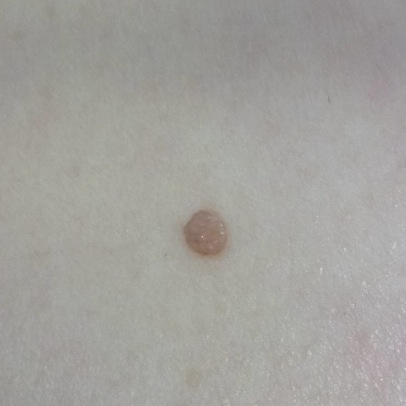
#> input picture data/low_risk_10.jpg, 406 x 406 px
$ python -i main.py   (imports and definitions only)
#> lines starting #> are read from the running program, lines starting #| are printed output that depends on the picture
# -*- coding: utf-8 -*-
"""
Created on Wed Nov  6 16:56:26 2019

@author: Gianluca
"""


import numpy as np
import math
import matplotlib.cm as cm
from sklearn.cluster import KMeans
from sklearn.cluster import DBSCAN
import matplotlib.pyplot as plt
import matplotlib.image as im

# [11 lines left out: function quant_image, not called in this run]


def median_filter(img, size): #the filter is applied only where it perfectly fits, no padding is used (border will not be filtered because it should contain mole pixel)
    N1, N2=img.shape
    radius=int(size/2)
    filtered_image=np.ones([N1, N2])
    for i in range(N1):
        for j in range(N2):
            if(i-radius<0 or j-radius<0 or i+radius>=N1 or j+radius>=N2): #does not fit
                filtered_image[i,j]=img[i,j]
            else: #it fits
                kernel=img[i-radius:i+radius+1,j-radius:j+radius+1]
                sorted_list=np.sort(kernel, axis=None)
                filtered_image[i,j]=sorted_list[int(size**2/2)]
    return filtered_image

# [97 lines left out: functions crop, sobel_filter, check_color, flood_fill, mole_center, mole_by_coord, not called in this run]

def apply_blur(image, size=7): #applies median filter n_times to produce a blurred image, default is 3 times
    N1,N2,N3=image.shape
    image_filt=np.zeros((N1,N2,N3))
    image_filt[:,:,0]=median_filter(image[:,:,0],size)
    image_filt[:,:,1]=median_filter(image[:,:,1],size)
    image_filt[:,:,2]=median_filter(image[:,:,2],size)
    image_filt=image_filt.astype('uint8')
    return image_filt

#idea: try again a spatial clustering with DBSCAN, maintain only the bigger cluster that should be the countour of the mole
# [199 lines left out: functions remove_holes, spatial_filtering, indentation, symmetry, not called in this run]

# [364 lines not run here, left out]

>>> import cv2
>>> picture = cv2.imread('data/low_risk_10.jpg')
#> picture is the input picture: shape (406, 406, 3); mean B, G, R 156.4, 161, 162.3
>>> result = apply_blur(picture)
#> in apply_blur, `image_filt[:,:,0]=median_filter(image[:,:,0],size)`:
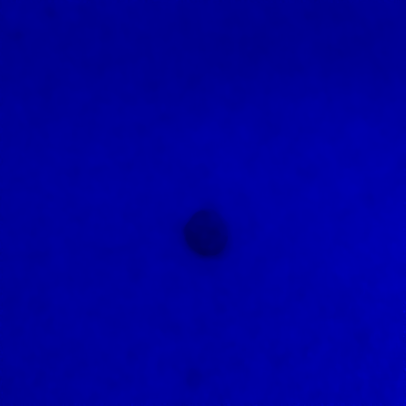
#> image_filt: shape (406, 406, 3) float64; mean B, G, R 156.3, 0, 0
#> in apply_blur, `image_filt[:,:,1]=median_filter(image[:,:,1],size)`:
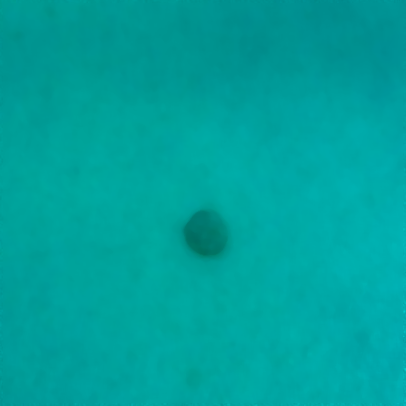
#> image_filt: shape (406, 406, 3) float64; mean B, G, R 156.3, 160.9, 0

$ run again, on data/low_risk_1.jpg
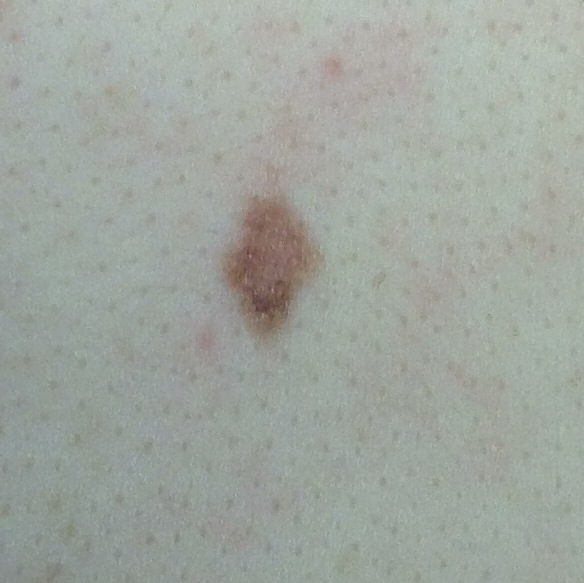
#> input picture data/low_risk_1.jpg, 584 x 583 px
#> picture is the input picture: shape (583, 584, 3); mean B, G, R 158.5, 165.6, 159.4
#> in apply_blur, `image_filt[:,:,1]=median_filter(image[:,:,1],size)`:
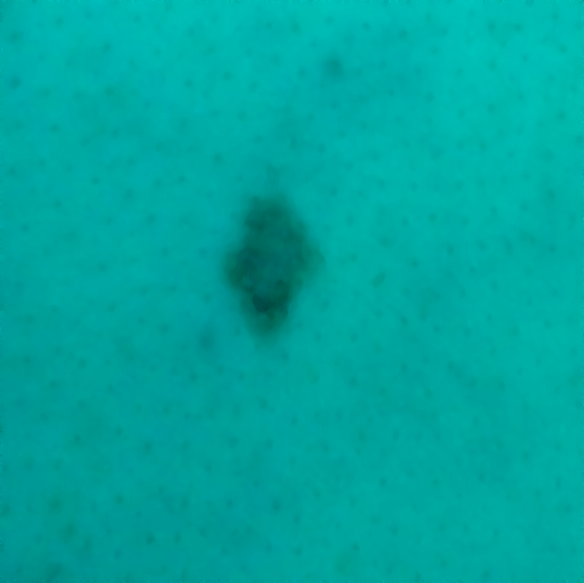
#> image_filt: shape (583, 584, 3) float64; mean B, G, R 158.5, 165.6, 0
#> after the loop in median_filter (call 3), `for i in range(N1):`:
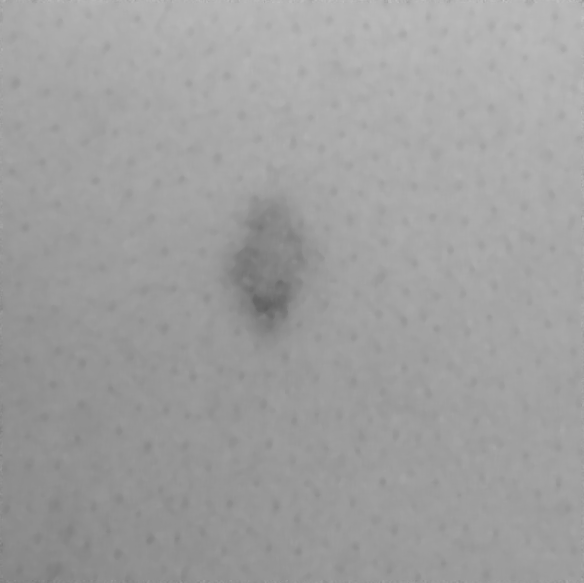
#> filtered_image: shape (583, 584) float64; min 96, max 197, mean 159.4

$ run again, on data/low_risk_11.jpg
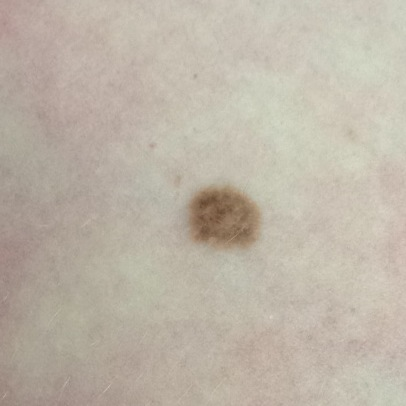
#> input picture data/low_risk_11.jpg, 406 x 406 px
#> picture is the input picture: shape (406, 406, 3); mean B, G, R 167.3, 180.5, 189.5
#> in apply_blur, `image_filt[:,:,1]=median_filter(image[:,:,1],size)`:
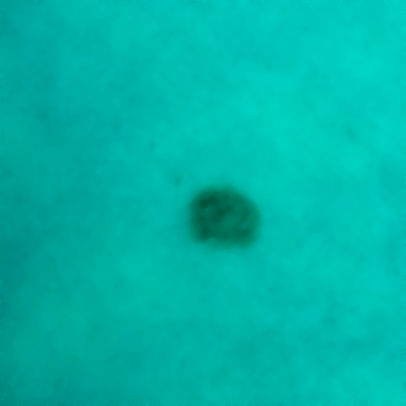
#> image_filt: shape (406, 406, 3) float64; mean B, G, R 167.4, 180.6, 0
#> after the loop in median_filter (call 3), `for i in range(N1):`:
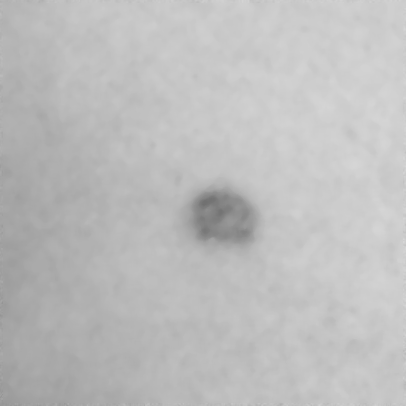
#> filtered_image: shape (406, 406) float64; min 112, max 214, mean 189.5

$ run again, on data/low_risk_2.jpg
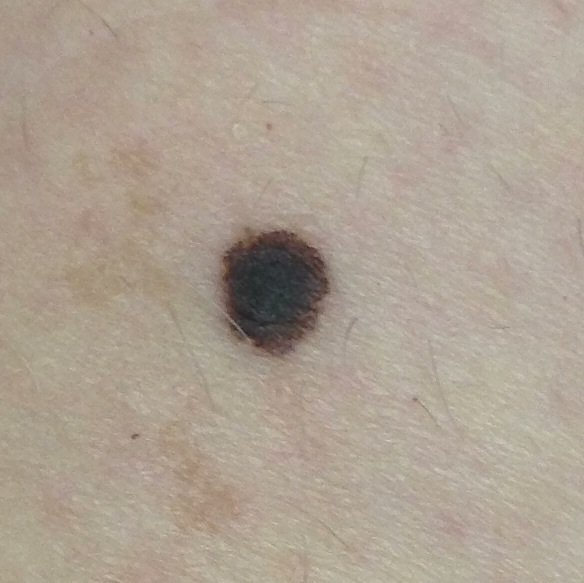
#> input picture data/low_risk_2.jpg, 584 x 583 px
#> picture is the input picture: shape (583, 584, 3); mean B, G, R 146.6, 161, 173.5
#> in apply_blur, `image_filt[:,:,1]=median_filter(image[:,:,1],size)`:
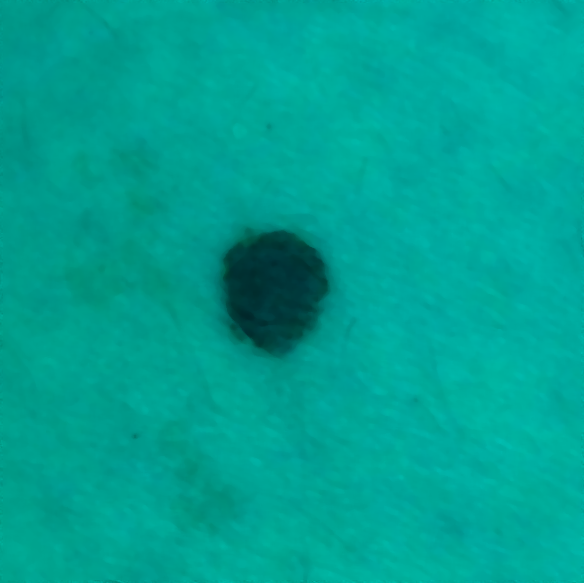
#> image_filt: shape (583, 584, 3) float64; mean B, G, R 146.5, 160.9, 0
#> after the loop in median_filter (call 3), `for i in range(N1):`:
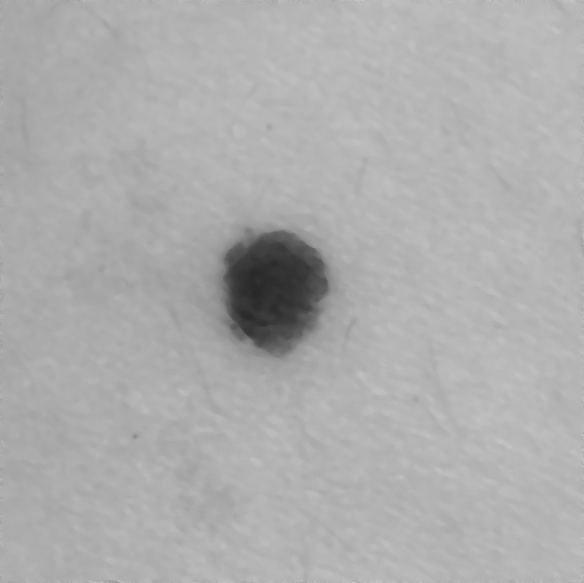
#> filtered_image: shape (583, 584) float64; min 39, max 201, mean 173.4
